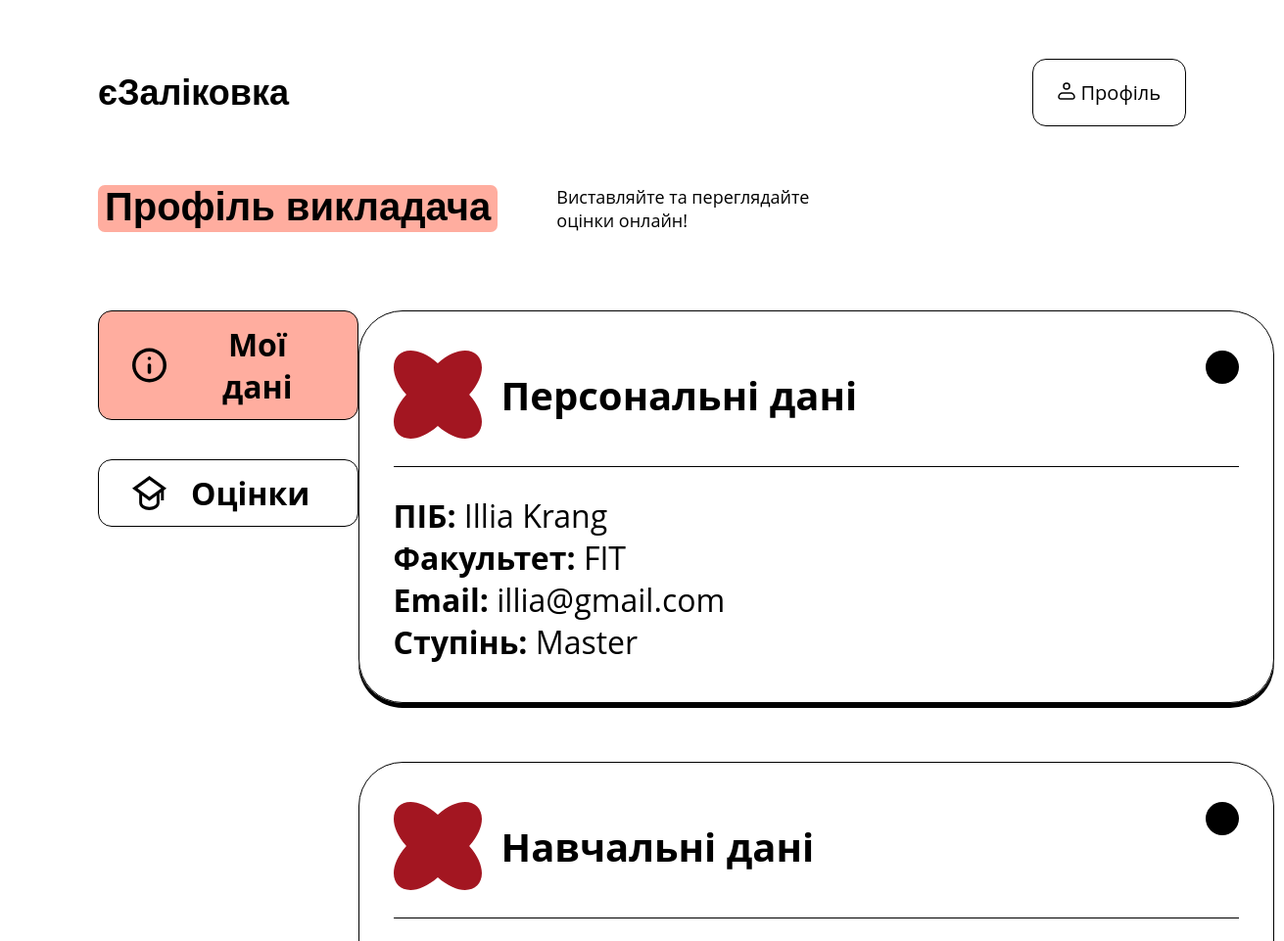
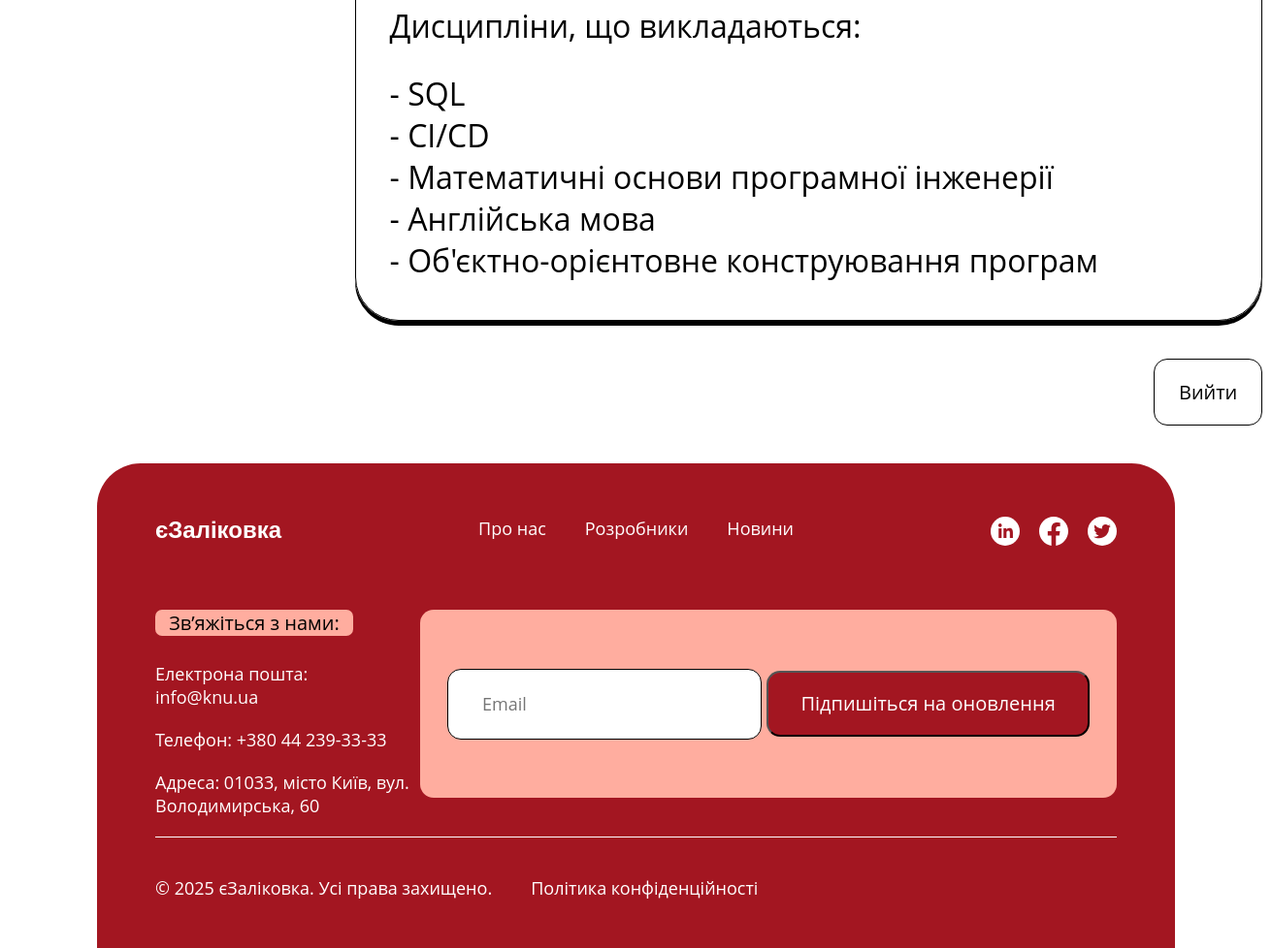
The page /lecturer/profile/ (signed in) on the database its author committed (2 pictures, top to bottom).
### education/models.py (models this page shows, shortened)
class Teacher(models.Model):
    user = models.OneToOneField(ApplicationUser, on_delete=models.CASCADE, related_name='teacher')
    full_name = models.CharField(max_length=255)
    email = models.EmailField(unique=True)
    degree = models.CharField(max_length=100)
    faculty = models.ForeignKey(Faculty, on_delete=models.CASCADE)
    created_by_admin_id = models.CharField(max_length=50, default="Pending")
    created_at = models.DateTimeField(default=timezone.now)
    updated_at = models.DateTimeField(default=timezone.now)
    is_deleted = models.BooleanField(default=False)

class Faculty(models.Model):
    name = models.CharField(max_length=255, unique=True)
    dean_name = models.CharField(max_length=255, blank=True, null=True)
    description = models.TextField(blank=True, null=True)  # Added description field
    created_at = models.DateTimeField(default=timezone.now)
    updated_at = models.DateTimeField(default=timezone.now)

class Course(models.Model):
    discipline = models.ForeignKey(Discipline, on_delete=models.CASCADE)
    teacher = models.ForeignKey(Teacher, on_delete=models.CASCADE)
    study_year = models.CharField(max_length=20)
    semester = models.IntegerField(choices=[(1, 'First'), (2, 'Second')])  # Limited to two semesters
    start_date = models.DateTimeField()
    end_date = models.DateTimeField()
    created_at = models.DateTimeField(default=timezone.now)
    updated_at = models.DateTimeField(default=timezone.now)

class Discipline(models.Model):
    name = models.CharField(max_length=255)
    description = models.TextField(blank=True, null=True)
    hours = models.IntegerField()
    faculty = models.ForeignKey(Faculty, on_delete=models.CASCADE)
    created_at = models.DateTimeField(default=timezone.now)
    updated_at = models.DateTimeField(default=timezone.now)

### education/views.py (the view)
# urls.py: path('lecturer/profile/', views.lecturer_profile, name='lecturer_profile'),
@login_required
@user_passes_test(is_teacher, login_url='education:home')
def lecturer_profile(request):
    teacher = request.user.teacher
    courses = Course.objects.filter(teacher=teacher).select_related('discipline')
    context = {
        'teacher': teacher,
        'courses': courses,
    }
    return render(request, 'education/lecturer_profile.html', context)

### education/views.py (called while the page is built)
def is_teacher(user):
    return hasattr(user, 'teacher') and user.is_active

### education/templates/education/lecturer_profile.html
{% extends 'education/base.html' %}
{% load static %}
{% block content %}
<div class="main">
    <div class="profile-elements">
        <div class="head-subhead">
            <div class="heading">
                <span class="heading-span">Профіль викладача</span>
            </div>
            <div class="subheading" style="width: auto;">
                <p>Виставляйте та переглядайте</p>
                <p>оцінки онлайн!</p>
            </div>
        </div>
        <div class="profile-data">
            <nav class="profile-nav">
                <button class="profile-button" style="background-color: #FFAD9F;">
                    <div style="display: flex; gap: 25px;">
                        <img src="{% static 'images/index/info.svg' %}" alt="">
                        <span class="profile-text" style="font-weight: 700;">Мої дані</span>
                    </div>
                </button>
                <button class="profile-button">
                    <div style="display: flex; gap: 25px;">
                        <img src="{% static 'images/index/grade.svg' %}" alt="">
                        <span class="profile-text" style="font-weight: 700;"><a href="{% url 'education:lecturer_grades' %}" style="text-decoration: none; color: inherit;">Оцінки</a></span>
                    </div>
                </button>
            </nav>
            <div class="profile-info" style="width: 950px;">
                <div class="cards">
                    <div class="card">
                        <div class="card-elements">
                            <div class="card-header">
                                <div class="card-title">
                                    <img src="{% static 'images/index/deco.svg' %}" alt="">
                                    <h1>Персональні дані</h1>
                                </div>
                                <img src="{% static 'images/index/deco2.svg' %}" alt="" style="height: 34px;">
                            </div>
                            <hr class="hr" style="margin: 0; background-color: black;">
                            <div class="card-desc">
                                <p class="profile-text"><b>ПІБ:</b> {{ teacher.full_name }}</p>
                                <p class="profile-text"><b>Факультет:</b> {{ teacher.faculty.name }}</p>
                                <p class="profile-text"><b>Email:</b> {{ teacher.email }}</p>
                                <p class="profile-text"><b>Ступінь:</b> {{ teacher.degree }}</p>
                            </div>
                        </div>
                    </div>
                    <div class="card">
                        <div class="card-elements">
                            <div class="card-header">
                                <div class="card-title">
                                    <img src="{% static 'images/index/deco.svg' %}" alt="">
                                    <h1>Навчальні дані</h1>
                                </div>
                                <img src="{% static 'images/index/deco2.svg' %}" alt="" style="height: 34px;">
                            </div>
                            <hr class="hr" style="margin: 0; background-color: black;">
                            <div class="card-desc">
                                <p class="profile-text">Дисципліни, що викладаються:</p>
                                <br>
                                {% for course in courses %}
                                    <p class="profile-text">- {{ course.discipline.name }}</p>
                                {% empty %}
                                    <p class="profile-text">Немає дисциплін для відображення.</p>
                                {% endfor %}
                            </div>
                        </div>
                    </div>
                    <div style="text-align: end;">
                        <a href="{% url 'education:logout' %}" class="login_button" style="color: #000;">Вийти</a>
                    </div>
                </div>
            </div>
        </div>
    </div>
</div>
{% endblock %}

### static/css/style.css (style rules this page uses)
body { margin: 0; width: 100%; font-family: "Open Sans", sans-serif; font-weight: 400; font-size: 20px; }
a { text-decoration: none; }
.login_button { padding: 20px 25px; fill: none; border: 1px solid black; font-family: "Open Sans", sans-serif; font-size: 20px; font-weight: 400; border-radius: 14px; background: white; }
.main { margin-top: 60px; }
.heading { width: fit-content; padding: 0px 7px; text-align: center; border-radius: 7px; background-color: #FFAD9F; }
.head-subhead { display: flex; gap: 60px; }
.heading-span { font-size: 40px; font-weight: 700; font-family: "Ubuntu", sans-serif; }
.subheading { width: 327px; }
.subheading p { font-size: 18px; margin: 0; }
.hr { border: none; height: 1px; background-color: white; margin: 40px 0; }
.card { border: 1px solid black; box-shadow: 0 5px 0 0 black; border-radius: 45px; padding: 40px 35px; }
.card p { margin: 0; text-align: justify; }
.card-elements { display: grid; gap: 28px; }
.card-header { display: flex; justify-content: space-between; }
.card-title { display: flex; gap: 20px; align-items: center; }
.card-title h1 { margin: 0; }
.cards { display: grid; gap: 60px; }
.profile-elements { margin: 0px 100px; display: grid; gap: 80px; }
.profile-data { display: flex; justify-content: space-between; }
.profile-nav { display: grid; gap: 40px; align-content: baseline; }
.profile-button { padding: 12px 34px; border: 1px solid black; border-radius: 14px; background-color: white; }
.profile-text { font-family: "Open Sans"; font-size: 32px; }
.role-box h1, p { margin: 0; }

### rows shown on the page
Teacher: full_name "Illia Krang", faculty.name "FIT", email "illia@gmail.com", degree "Master"
Course: discipline.name "SQL"
Course: discipline.name "CI/CD"
Course: discipline.name "Математичні основи програмної інженерії"
Course: discipline.name "Англійська мова"
Course: discipline.name "Об'єктно-орієнтовне конструювання програм"
